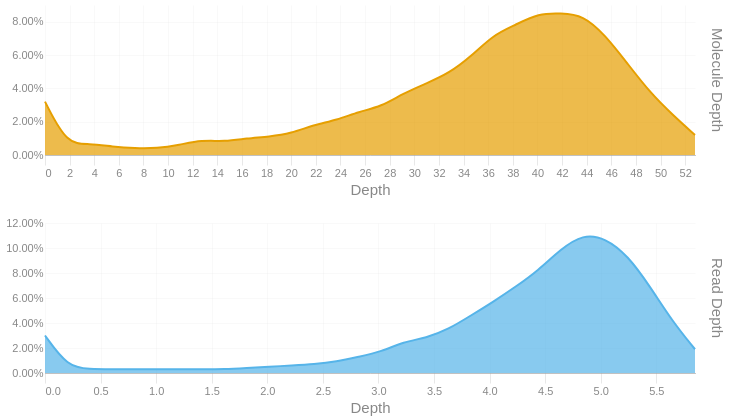

The cell this chart's notebook holds for it:
### Code cell
readdep = depth_hist(tb['Read Depth'], q99, 3)
readdep = readdep.with_columns(pl.lit('Read Depth').alias('Metric'))
if not SKIPLR:
    moldep = depth_hist(tb['Molecule Depth'], mol_q99, 1)
    moldep = moldep.with_columns(pl.lit('Molecule Depth').alias('Metric'))
    _hist = pl.concat([readdep, moldep])
    _hist = _hist.filter(pl.col('Proportion') != 0)
    with SafeRender(_hist):
        (
            alt.Chart(_hist)        
            .mark_area(interpolate = "basis")
            .encode(
                x=alt.X('Bin:Q').scale(domainMin=0).axis(alt.Axis(title='Depth')),
                y = alt.Y('Proportion:Q', title = None).axis(format = '.2%'),
                color = alt.Color('Metric:N').legend(None),
                row = alt.Row("Metric:N").header(title = None, labelOrient = 'right'),
                tooltip = [
                    alt.Tooltip("Metric:N", title = "Metric"),
                    alt.Tooltip('Interval:N', title = "Depth Interval"),
                    alt.Tooltip('Proportion:Q', title = "% Alignments").format('.2%')
                ]
            )
            .resolve_scale(x='independent', y='independent')
            .properties(
                height = 150, width = 650,
                usermeta={'embedOptions': {'downloadFileName': f'{samplename}.depth.hist'}}
            )
        ).display()
else:
    readdep = readdep.filter(pl.col('Proportion') != 0)
    with SafeRender(readdep):
        (
            alt.Chart(readdep)        
            .mark_area(interpolate = "basis")
            .encode(
                x=alt.X('Bin:Q').scale(domainMin=0).axis(alt.Axis(title='Depth')),
                y = alt.Y('Proportion:Q', title = None).axis(format = '.2%'),
                tooltip = [
                    alt.Tooltip('Interval:N', title = "Depth Interval"),
                    alt.Tooltip('Proportion:Q', title = "% Alignments").format('.2%')
                ]
            )
            .properties(
                usermeta={'embedOptions': {'downloadFileName': f'{samplename}.depth.hist'}}
            )
        ).display()

### Figure 1 — Vega-Lite specification as saved in the notebook (floating-point values rounded to 4 significant figures)
{"width": 650, "height": 150, "config": {"title": {"anchor": "start", "dy": -15, "fontSize": 18, "color": "#888888", "subtitleColor": "#888888", "subtitleFontSize": 14}, "arc": {"fill": "#0072B2"}, "axis": {"domainColor": "#888888", "domainWidth": 0.5, "gridWidth": 0.2, "grid": false, "titleFontWeight": 400, "titleFontSize": 15, "labelFontSize": 11, "labelColor": "#888888", "tickColor": "#888888", "tickWidth": 0.2, "titleColor": "#888888"}, "axisBand": {"grid": false}, "axisX": {"grid": true, "tickSize": 10, "domainCap": "round"}, "axisY": {"domain": false, "grid": true, "tickSize": 0, "domainCap": "round"}, "background": "transparent", "header": {"labelFontSize": 15, "labelColor": "#888888", "titleFontSize": 15, "titleFontWeight": 600, "titleColor": "#888888"}, "legend": {"labelFont": "sans-serif", "labelFontSize": 12, "labelColor": "#888888", "symbolSize": 100, "symbolType": "circle", "titleFontSize": 12, "titlePadding": 10, "titleColor": "#888888", "title": null}, "range": {"category": ["#E69F00", "#56B4E9", "#009E73", "#F0E442", "#0072B2", "#D55E00", "#CC79A7", "#000000"], "diverging": ["#cfe8f3", "#a2d4ec", "#73bfe2", "#46abdb", "#1696d2", "#12719e"]}, "area": {"fill": "#0072B2", "fillOpacity": 0.7, "line": true, "strokeOpacity": 0.7}, "line": {"color": "#0072B2", "stroke": "#0072B2", "strokeWidth": 2}, "trail": {"color": "#0072B2", "stroke": "#0072B2", "strokeWidth": 0, "size": 1}, "point": {"filled": true, "fillOpacity": 1.0, "size": 95}, "text": {"color": "#888888", "fontSize": 11, "align": "right", "fontWeight": 400, "size": 11}, "bar": {"fill": "#0072B2", "stroke": null}, "view": {"stroke": null, "continuousWidth": 660, "continuousHeight": 400}}, "data": {"name": "data-8cae957176fa10bd5892c7bc88a554f8"}, "mark": {"type": "area", "interpolate": "basis"}, "encoding": {"color": {"field": "Metric", "legend": null, "type": "nominal"}, "row": {"field": "Metric", "header": {"title": null, "labelOrient": "right"}, "type": "nominal"}, "tooltip": [{"field": "Metric", "title": "Metric", "type": "nominal"}, {"field": "Interval", "title": "Depth Interval", "type": "nominal"}, {"field": "Proportion", "format": ".2%", "title": "% Alignments", "type": "quantitative"}], "x": {"axis": {"title": "Depth"}, "field": "Bin", "scale": {"domainMin": 0}, "type": "quantitative"}, "y": {"axis": {"format": ".2%"}, "field": "Proportion", "title": null, "type": "quantitative"}}, "resolve": {"scale": {"x": "independent", "y": "independent"}}, "usermeta": {"embedOptions": {"downloadFileName": "S5_Hudson_1193.depth.hist"}}, "$schema": "https://vega.github.io/schema/vega-lite/v6.1.0.json", "datasets": {"data-8cae957176fa10bd5892c7bc88a554f8": [{"Bin": 0.0, "Interval": "0.0-0.202", "Proportion": 0.03, "Metric": "Read Depth"}, {"Bin": 0.202, "Interval": "0.202-0.403", "Proportion": 0.005, "Metric": "Read Depth"}, {"Bin": 0.403, "Interval": "0.403-0.605", "Proportion": 0.003, "Metric": "Read Depth"}, {"Bin": 0.605, "Interval": "0.605-0.807", "Proportion": 0.003, "Metric": "Read Depth"}, {"Bin": 0.807, "Interval": "0.807-1.008", "Proportion": 0.003, "Metric": "Read Depth"}, {"Bin": 1.008, "Interval": "1.008-1.21", "Proportion": 0.003, "Metric": "Read Depth"}, {"Bin": 1.21, "Interval": "1.21-1.412", "Proportion": 0.003, "Metric": "Read Depth"}, {"Bin": 1.412, "Interval": "1.412-1.613", "Proportion": 0.003, "Metric": "Read Depth"}, {"Bin": 1.613, "Interval": "1.613-1.815", "Proportion": 0.003, "Metric": "Read Depth"}, {"Bin": 1.815, "Interval": "1.815-2.017", "Proportion": 0.004, "Metric": "Read Depth"}, {"Bin": 2.017, "Interval": "2.017-2.218", "Proportion": 0.005, "Metric": "Read Depth"}, {"Bin": 2.218, "Interval": "2.218-2.42", "Proportion": 0.006, "Metric": "Read Depth"}, {"Bin": 2.42, "Interval": "2.42-2.622", "Proportion": 0.007, "Metric": "Read Depth"}, {"Bin": 2.622, "Interval": "2.622-2.823", "Proportion": 0.009, "Metric": "Read Depth"}, {"Bin": 2.823, "Interval": "2.823-3.025", "Proportion": 0.013, "Metric": "Read Depth"}, {"Bin": 3.025, "Interval": "3.025-3.227", "Proportion": 0.017, "Metric": "Read Depth"}, {"Bin": 3.227, "Interval": "3.227-3.428", "Proportion": 0.025, "Metric": "Read Depth"}, {"Bin": 3.428, "Interval": "3.428-3.63", "Proportion": 0.028, "Metric": "Read Depth"}, {"Bin": 3.63, "Interval": "3.63-3.832", "Proportion": 0.035, "Metric": "Read Depth"}, {"Bin": 3.832, "Interval": "3.832-4.033", "Proportion": 0.046, "Metric": "Read Depth"}, {"Bin": 4.033, "Interval": "4.033-4.235", "Proportion": 0.057, "Metric": "Read Depth"}, {"Bin": 4.235, "Interval": "4.235-4.437", "Proportion": 0.069, "Metric": "Read Depth"}, {"Bin": 4.437, "Interval": "4.437-4.638", "Proportion": 0.082, "Metric": "Read Depth"}, {"Bin": 4.638, "Interval": "4.638-4.84", "Proportion": 0.099, "Metric": "Read Depth"}, {"Bin": 4.84, "Interval": "4.84-5.042", "Proportion": 0.111, "Metric": "Read Depth"}, {"Bin": 5.042, "Interval": "5.042-5.243", "Proportion": 0.108, "Metric": "Read Depth"}, {"Bin": 5.243, "Interval": "5.243-5.445", "Proportion": 0.094, "Metric": "Read Depth"}, {"Bin": 5.445, "Interval": "5.445-5.647", "Proportion": 0.069, "Metric": "Read Depth"}, {"Bin": 5.647, "Interval": "5.647-5.848", "Proportion": 0.041, "Metric": "Read Depth"}, {"Bin": 5.848, "Interval": "5.848-6.05", "Proportion": 0.019, "Metric": "Read Depth"}, {"Bin": 0.0, "Interval": "0.0-1.8", "Proportion": 0.032, "Metric": "Molecule Depth"}, {"Bin": 1.8, "Interval": "1.8-3.6", "Proportion": 0.006, "Metric": "Molecule Depth"}, {"Bin": 3.6, "Interval": "3.6-5.5", "Proportion": 0.007, "Metric": "Molecule Depth"}, {"Bin": 5.5, "Interval": "5.5-7.3", "Proportion": 0.005, "Metric": "Molecule Depth"}, {"Bin": 7.3, "Interval": "7.3-9.1", "Proportion": 0.004, "Metric": "Molecule Depth"}, {"Bin": 9.1, "Interval": "9.1-10.9", "Proportion": 0.004, "Metric": "Molecule Depth"}, {"Bin": 10.9, "Interval": "10.9-12.7", "Proportion": 0.006, "Metric": "Molecule Depth"}, {"Bin": 12.7, "Interval": "12.7-14.6", "Proportion": 0.009, "Metric": "Molecule Depth"}, {"Bin": 14.6, "Interval": "14.6-16.4", "Proportion": 0.008, "Metric": "Molecule Depth"}, {"Bin": 16.4, "Interval": "16.4-18.2", "Proportion": 0.01, "Metric": "Molecule Depth"}, {"Bin": 18.2, "Interval": "18.2-20.0", "Proportion": 0.011, "Metric": "Molecule Depth"}, {"Bin": 20.0, "Interval": "20.0-21.8", "Proportion": 0.013, "Metric": "Molecule Depth"}, {"Bin": 21.8, "Interval": "21.8-23.7", "Proportion": 0.018, "Metric": "Molecule Depth"}, {"Bin": 23.7, "Interval": "23.7-25.5", "Proportion": 0.021, "Metric": "Molecule Depth"}, {"Bin": 25.5, "Interval": "25.5-27.3", "Proportion": 0.026, "Metric": "Molecule Depth"}, {"Bin": 27.3, "Interval": "27.3-29.1", "Proportion": 0.029, "Metric": "Molecule Depth"}, {"Bin": 29.1, "Interval": "29.1-31.0", "Proportion": 0.037, "Metric": "Molecule Depth"}, {"Bin": 31.0, "Interval": "31.0-32.8", "Proportion": 0.043, "Metric": "Molecule Depth"}, {"Bin": 32.8, "Interval": "32.8-34.6", "Proportion": 0.049, "Metric": "Molecule Depth"}, {"Bin": 34.6, "Interval": "34.6-36.4", "Proportion": 0.059, "Metric": "Molecule Depth"}, {"Bin": 36.4, "Interval": "36.4-38.2", "Proportion": 0.072, "Metric": "Molecule Depth"}, {"Bin": 38.2, "Interval": "38.2-40.1", "Proportion": 0.078, "Metric": "Molecule Depth"}, {"Bin": 40.1, "Interval": "40.1-41.9", "Proportion": 0.085, "Metric": "Molecule Depth"}, {"Bin": 41.9, "Interval": "41.9-43.7", "Proportion": 0.085, "Metric": "Molecule Depth"}, {"Bin": 43.7, "Interval": "43.7-45.5", "Proportion": 0.084, "Metric": "Molecule Depth"}, {"Bin": 45.5, "Interval": "45.5-47.3", "Proportion": 0.072, "Metric": "Molecule Depth"}, {"Bin": 47.3, "Interval": "47.3-49.2", "Proportion": 0.055, "Metric": "Molecule Depth"}, {"Bin": 49.2, "Interval": "49.2-51.0", "Proportion": 0.037, "Metric": "Molecule Depth"}, {"Bin": 51.0, "Interval": "51.0-52.8", "Proportion": 0.024, "Metric": "Molecule Depth"}, {"Bin": 52.8, "Interval": "52.8-54.62", "Proportion": 0.012, "Metric": "Molecule Depth"}]}}
